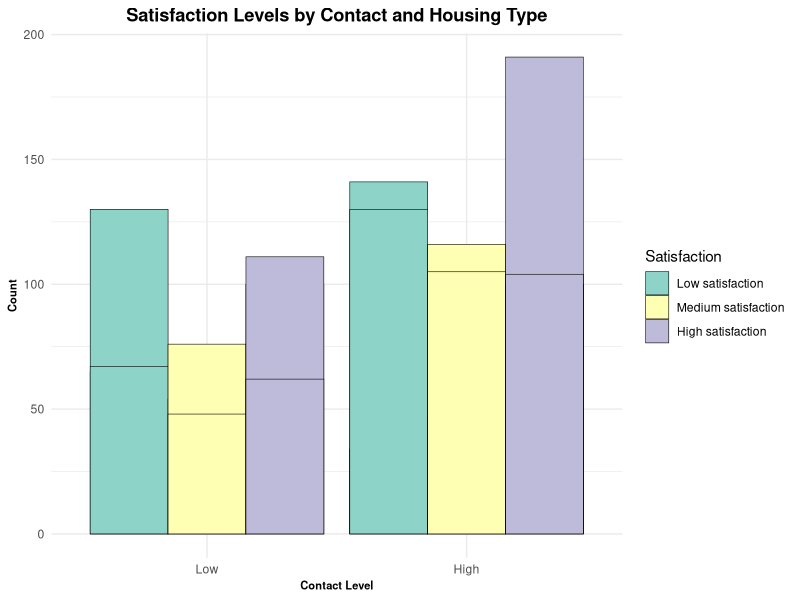
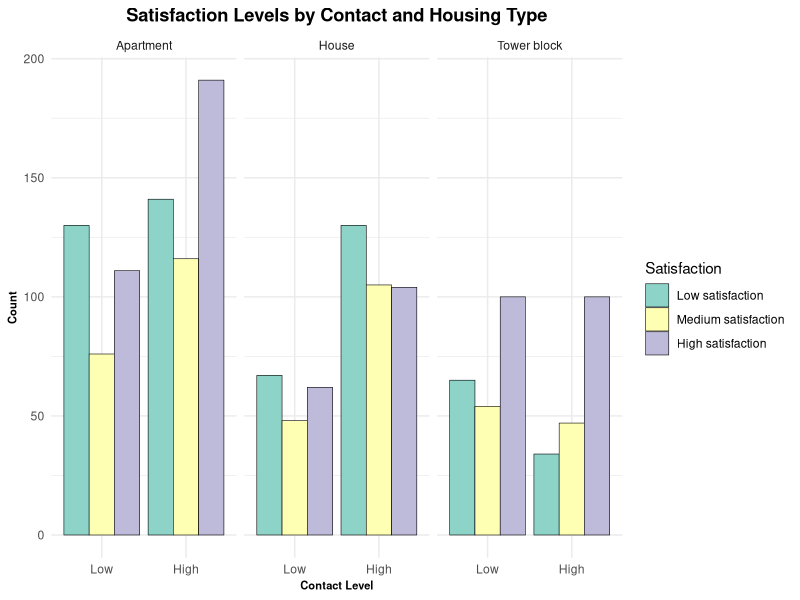

Write the R code that produced these figures, in order.
## ---- chunk 1
knitr::opts_chunk$set(echo = TRUE, message = FALSE, warning = FALSE)

library(tidyverse)
library(stringr)
library(ggplot2)
## ---- chunk 2
df = tibble(
  satisfaction = c("Low satisfaction", "Low satisfaction", "Medium satisfaction", "Medium satisfaction", "High satisfaction", "High satisfaction"),
  contact = c("low", "high", "low", "high", "low", "high"),
  tower_block = c(65, 34, 54, 47, 100, 100),
  apartment =  c(130, 141, 76, 116, 111, 191),
  house =  c(67, 130, 48, 105, 62, 104)
) |> 
  pivot_longer(
    cols = c("tower_block", "apartment", "house"),
    names_to = "housing_type",
    values_to = "count"
  ) |> 
  mutate(
    housing_type = str_replace(housing_type, "_", " "),
    across(c(housing_type, contact), str_to_sentence),
    satisfaction = factor(satisfaction, levels = c("Low satisfaction", "Medium satisfaction", "High satisfaction")),
    contact = factor(contact, levels = c("Low", "High"))
  )

head(df)
## ---- chunk 3
# Reframe table for visual
summary_table = df |>   
  pivot_wider(
    id_cols = c(contact, housing_type),
    names_from = satisfaction,
    values_from = count
  ) |> 
  mutate(
    Total = `Low satisfaction` + `Medium satisfaction` + `High satisfaction`,
    housing_type = str_replace(housing_type, "_", " "),
    across(c(housing_type, contact), str_to_sentence)
  ) |> 
  rename(`Housing Type` = housing_type, Contact = contact)

# Format Table to add percents
formatted_table = summary_table |> 
  mutate(
    `Low satisfaction` = paste0(`Low satisfaction`, " (", round(100*`Low satisfaction`/Total), "%)"),
    `Medium satisfaction` = paste0(`Medium satisfaction`, " (", round(100*`Medium satisfaction`/Total), "%)"),
    `High satisfaction` = paste0(`High satisfaction`, " (", round(100*`High satisfaction`/Total), "%)"),
  )

# Finish formatting table manually
formatted_table[2, 1] = ""
formatted_table[3, 1] = ""
formatted_table[5, 1] = ""
formatted_table[6, 1] = ""
formatted_table[7, 1] = "**Total**"
formatted_table[7, 2] = ""
formatted_table[7, 3] = as.character(sum(summary_table$`Low satisfaction`))
formatted_table[7, 4] = as.character(sum(summary_table$`Medium satisfaction`))
formatted_table[7, 5] = as.character(sum(summary_table$`High satisfaction`))
formatted_table[7, 6] = sum(summary_table$Total)

formatted_table |> 
  knitr::kable()
## ---- chunk 4
df |> 
  ggplot(aes(x = contact, y = count, fill = satisfaction)) +
  geom_bar(stat = "identity", position = "dodge", color = "black", lwd = 0.2) + 
  #facet_grid(. ~ housing_type) + 
  scale_fill_brewer(palette = "Set3") +
  theme_minimal() +
  labs(title = "Satisfaction Levels by Contact and Housing Type",
       x = "Contact Level",
       y = "Count",
       fill = "Satisfaction") +
  theme(plot.title = element_text(hjust = 0.5, face = "bold"),
        axis.title = element_text(face = "bold", size = 8))
## ---- chunk 5
df |> 
  ggplot(aes(x = contact, y = count, fill = satisfaction)) +
  geom_bar(stat = "identity", position = "dodge", color = "black", lwd = 0.2) + 
  facet_grid(. ~ housing_type) + 
  scale_fill_brewer(palette = "Set3") +
  theme_minimal() +
  labs(title = "Satisfaction Levels by Contact and Housing Type",
       x = "Contact Level",
       y = "Count",
       fill = "Satisfaction") +
  theme(plot.title = element_text(hjust = 0.5, face = "bold"),
        axis.title = element_text(face = "bold", size = 8))
